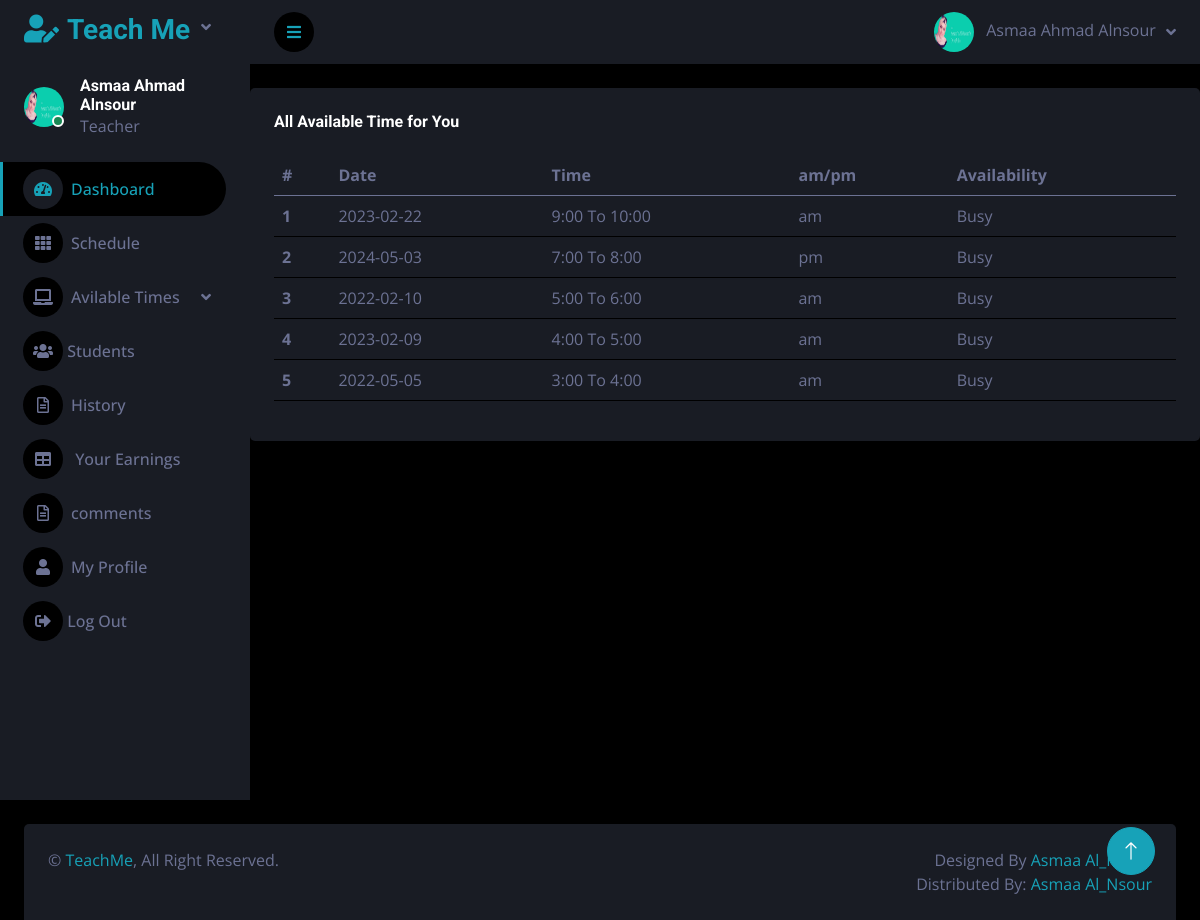
Page /Source Code/private_online_sessions/teacher_area/index.php?avilable_time (signed in) on the committed database.
### tables this page shows
CREATE TABLE `teachers` (
  `id` int(11) NOT NULL,
  `full_name` varchar(255) NOT NULL,
  `phone` varchar(15) NOT NULL,
  `email` varchar(150) NOT NULL,
  `password` varchar(11) NOT NULL,
  `subject_id` int(11) NOT NULL,
  `address` varchar(255) NOT NULL,
  `age` int(11) NOT NULL,
  `image` varchar(255) NOT NULL,
  `degree` varchar(255) NOT NULL,
  `degree_file` varchar(255) NOT NULL,
  `experience` varchar(255) NOT NULL,
  `experience_file` varchar(255) NOT NULL,
  `approval` int(11) NOT NULL DEFAULT 0 COMMENT '0 is not approved',
  `suspend` int(11) NOT NULL DEFAULT 1 COMMENT '0 is suspended',
  `delete_teacher` int(11) NOT NULL DEFAULT 1 COMMENT '0 is Deleted'
);

CREATE TABLE `available_time` (
  `id` int(11) NOT NULL,
  `teacher_id` int(11) NOT NULL,
  `date` date NOT NULL,
  `time` int(11) NOT NULL,
  `am_pm` varchar(30) NOT NULL,
  `available` int(11) NOT NULL DEFAULT 1,
  `delete_unavailable` int(11) NOT NULL DEFAULT 1
);

### Source Code/private_online_sessions/teacher_area/avilable_time.php (the view, shortened to what this page needs)
<br>
<div class="col-sm-12 col-xl-12">
                        <div class="bg-secondary rounded h-100 p-4">
                            <h6 class="mb-4">All Available Time for You</h6>
                            <table class="table table-hover">
                                <thead>
                                    <tr>
                                        <th scope="col">#</th>
                                        <th scope="col">Date </th>
                                        <th scope="col">Time</th>
                                        <th scope="col">am/pm</th>
                                        <th scope="col">Availability</th>
                                    </tr>
                                </thead>
                                <tbody>
<?php
   $get_available = "SELECT * FROM available_time WHERE teacher_id ='$id' && delete_unavailable='1'";
   $run_available = mysqli_query($con,$get_available);
   $i=0;
   while($row_available = mysqli_fetch_array($run_available)){
    $a_date = $row_available['date'];
    $a_time = $row_available['time'];
    $a_am_pm = $row_available['am_pm'];
    $available = $row_available['available'];
    $i++;
?>
                                    <tr>
                                        <th scope="row"><?php echo $i ?></th>
                                        <td><?php echo $a_date ?></td>
                                        <td><?php echo $a_time.":00  To ".$a_time+1 . ":00"  ?></td>
                                        <td><?php echo $a_am_pm ?></td>
                                        <td><?php if($available==0){echo 'Busy'; }else{echo 'Available';}?></td>
                                    </tr>
                                    <?php
   }
                                    ?>
                                </tbody>
                            </table>
                        </div>
                    </div>
                    </div>
                    </div>

### Source Code/private_online_sessions/teacher_area/sidebar.php (shortened to what this page needs)
<?php
include("includes/db.php");
if(!isset($_SESSION['teacher_email'])){
echo "<script>window.open('../dashboard/login.php','_self')</script>";
}
else {
    $email=$_SESSION['teacher_email'];
    $get_teacher = "SELECT * FROM teachers WHERE email ='$email'";
    $run_teacher = mysqli_query($con,$get_teacher);
    $row_teacher = mysqli_fetch_array($run_teacher);
?>
<body>
    <div class="container-fluid position-relative d-flex p-0">
        <div class="sidebar pe-4 pb-3">
            <nav class="navbar bg-secondary navbar-dark">
                <a href="index.php?dashboard" class="navbar-brand mx-4 mb-3">
                    <h3 class="text-primary"><i class="fa fa-user-edit me-2"></i>Teach Me</h3>
                </a>
                <div class="d-flex align-items-center ms-4 mb-4">
                    <div class="position-relative">
                        <img class="rounded-circle" src="../admin_area/user_image/<?php echo $row_teacher['image']; ?>" alt="" style="width: 40px; height: 40px;">
                        <div class="bg-success rounded-circle border border-2 border-white position-absolute end-0 bottom-0 p-1"></div>
                    </div>
                    <div class="ms-3">
                        <h6 class="mb-0"><?php echo $_SESSION['teacher_name'] ;?></h6>
                        <span>Teacher</span>
                    </div>
                </div>
                <div class="navbar-nav w-100">
                    <a href="index.php?dashboard" class="nav-item nav-link active"><i class="fa fa-tachometer-alt me-2"></i>Dashboard</a>
                    <a href="index.php?daily_schedule" class="nav-item nav-link"><i class="fa fa-th me-2"></i>Schedule</a>
                    <div class="nav-item dropdown">
                        <a href="#" class="nav-link dropdown-toggle" data-bs-toggle="dropdown"><i class="fa fa-laptop me-2"></i>Avilable Times</a>
                    </div>
                    <a href="index.php?student" class="nav-item nav-link"><i class="fas fa-users"></i>  Students</a>
                    <a href="index.php?history" class="nav-item nav-link"><i class="far fa-file-alt me-2"></i>History</a>
                    <a href="index.php?earnings" class="nav-item nav-link"><i class="fa fa-table me-2"></i> Your Earnings</a>
                    <a href="index.php?comments" class="nav-link dropdown-toggle" ><i class="far fa-file-alt me-2"></i>comments</a>
                    <a href="index.php?my_profile" class="nav-item nav-link"><i class="fa fa-user me-2"></i>My Profile</a>
                    <a href="logout.php" class="nav-item nav-link"><i class="fas fa-sign-out-alt"></i>  Log Out</a>
                </div>
            </nav>
        </div>
        <div class="content">
            <nav class="navbar navbar-expand bg-secondary navbar-dark sticky-top px-4 py-0">
                <a href="#" class="sidebar-toggler flex-shrink-0">
                    <i class="fa fa-bars"></i>
                </a>
                <div class="navbar-nav align-items-center ms-auto">
                    <div class="nav-item dropdown">
                        <a href="#" class="nav-link dropdown-toggle" data-bs-toggle="dropdown">
                            <img class="rounded-circle me-lg-2" src="../admin_area/user_image/<?php echo $row_teacher['image']; ?>" alt="" style="width: 40px; height: 40px;">
                            <span class="d-none d-lg-inline-flex"><?php echo $_SESSION['teacher_name'] ;?></span>
                        </a>
                    </div>
                </div>
            </nav>
        <?php
 }
  ?>

### Source Code/private_online_sessions/teacher_area/css/style.css (style rules this page uses)
:root { --primary: #17A2B8; --secondary: #191C24; --light: #6C7293; --dark: #000000; }
.sidebar { position: fixed; top: 0; left: 0; bottom: 0; width: 250px; height: 100vh; overflow-y: auto; background: var(--secondary); transition: 0.5s; z-index: 999; }
.content { margin-left: 250px; min-height: 100vh; background: var(--dark); transition: 0.5s; }
@media (min-width: 992px) { .sidebar { margin-left: 0; } }
@media (min-width: 992px) { .content { width: calc(100% - 250px); } }
.sidebar .navbar .navbar-nav .nav-link { padding: 7px 20px; color: var(--light); font-weight: 500; border-left: 3px solid var(--secondary); border-radius: 0 30px 30px 0; outline: none; }
.sidebar .navbar .navbar-nav .nav-link:hover, .sidebar .navbar .navbar-nav .nav-link.active { color: var(--primary); background: var(--dark); border-color: var(--primary); }
.sidebar .navbar .navbar-nav .nav-link i { width: 40px; height: 40px; display: inline-flex; align-items: center; justify-content: center; background: var(--dark); border-radius: 40px; }
.sidebar .navbar .navbar-nav .nav-link:hover i, .sidebar .navbar .navbar-nav .nav-link.active i { background: var(--secondary); }
.sidebar .navbar .dropdown-toggle::after { position: absolute; top: 15px; right: 15px; border: none; content: "\f107"; font-family: "Font Awesome 5 Free"; font-weight: 900; transition: .5s; }
.content .navbar .navbar-nav .nav-link { margin-left: 25px; padding: 12px 0; color: var(--light); outline: none; }
.content .navbar .sidebar-toggler, .content .navbar .navbar-nav .nav-link i { width: 40px; height: 40px; display: inline-flex; align-items: center; justify-content: center; background: var(--dark); border-radius: 40px; }
.content .navbar .dropdown-toggle::after { margin-left: 6px; vertical-align: middle; border: none; content: "\f107"; font-family: "Font Awesome 5 Free"; font-weight: 900; transition: .5s; }

### rows in the picture
teachers: image (picture)
available_time: date "2023-02-22", time "9", $a_time+1 "10", am_pm "am", available "Busy"
available_time: date "2024-05-03", time "7", $a_time+1 "8", am_pm "pm", available "Busy"
available_time: date "2022-02-10", time "5", $a_time+1 "6", am_pm "am", available "Busy"
available_time: date "2023-02-09", time "4", $a_time+1 "5", am_pm "am", available "Busy"
available_time: date "2022-05-05", time "3", $a_time+1 "4", am_pm "am", available "Busy"

### other values in the picture
$_SESSION['teacher_name'] "Asmaa Ahmad Alnsour"
